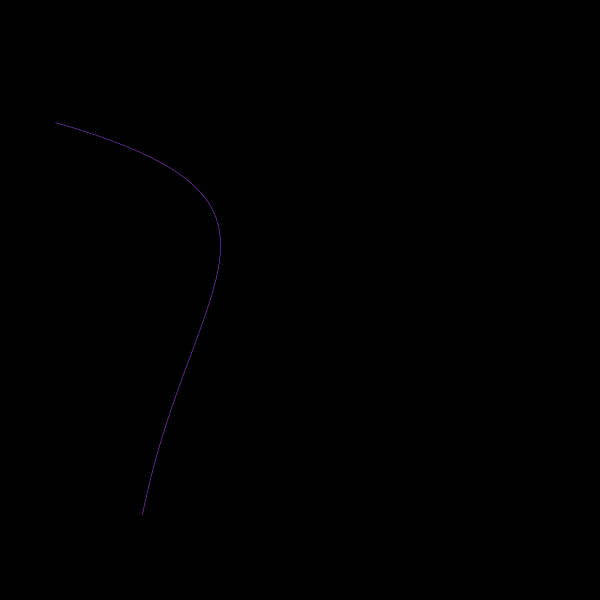
Frame 1 (no input)
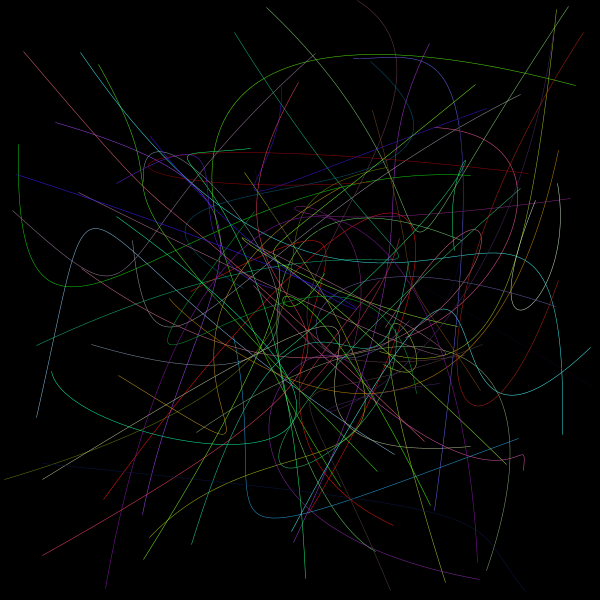
Frame 60 (the mouse pressed at the canvas centre just before this capture)
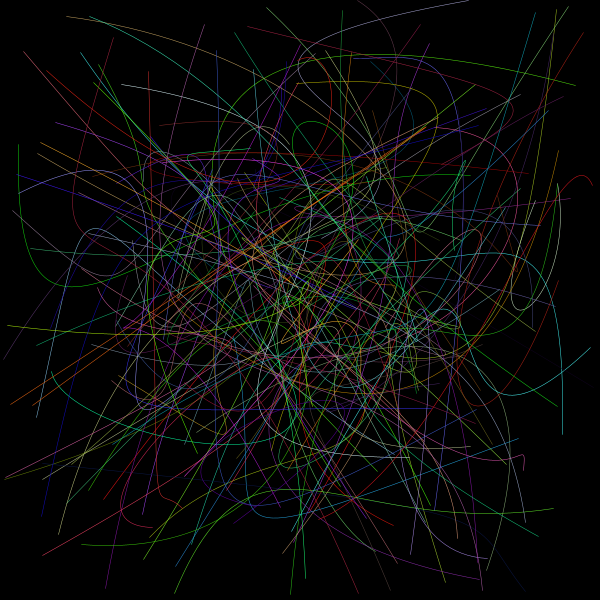
Frame 120 (the mouse held since frame 60 and released just before this capture)

The Processing sketch that drew these frames (run headless with seeded random() and noise(); from frame 60 on, the mouse is pressed at the canvas centre):

// Processing sketch: p02_demo4
// ── p02_demo4.pde
void setup()
{
  size(600, 600);
  smooth();
  background(0);
}


void draw()
{
  // background(0);
  
  /// draw something
  strokeWeight(0.5);
  stroke(random(255), random(255), random(255));
  noFill();
  bezier(random(width), random(height),random(width), random(height),random(width), random(height),random(width), random(height));
}
